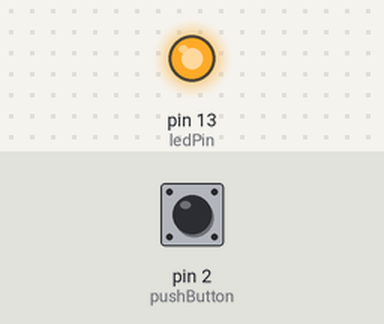
Recording of a sketch running on a simulated Arduino Uno, built with avr-gcc and run on an emulated ATmega328P. Shown: output pins drawn as LEDs (lit = HIGH). The inputs (shaded band) are chosen by the test bench; at power-on: pin 2 (pushButton) HIGH. What the sketch prints to the serial monitor is not drawn.

Above: at 1.2 s.
1.3 s: pin 2 (pushButton) pulled LOW for 0.15 s
At 1.37 s:
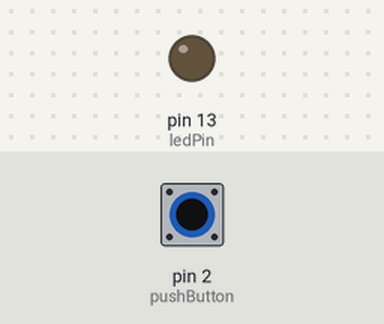
2.9 s: pin 2 (pushButton) pulled LOW for 3.2 s
At 6.6 s:
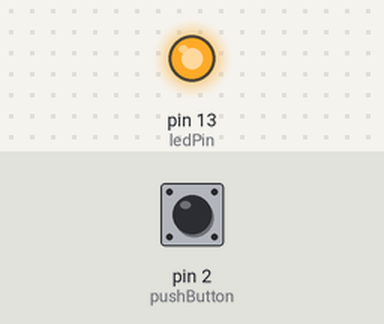
Timing chart, 0 to 8.1 s (numbered marks = the images above; inputs shaded):
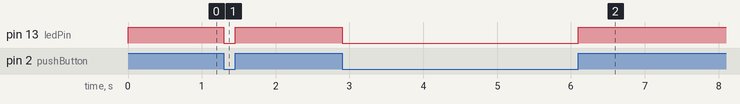

The sketch:

0515.ino
```cpp
int ledPin = 13;
int pushButton = 2;
int buttonState = 0;
// the setup routine runs once when you press reset:
void setup() {
  // initialize serial communication at 9600 bits per second:
  Serial.begin(9600);
  // make the pushbutton's pin an input:
  pinMode(pushButton, INPUT);
  pinMode(ledPin, OUTPUT);
}

// the loop routine runs over and over again forever:
void loop() {
  // read the input pin:
  int buttonState = digitalRead(pushButton);
  if(buttonState==0){
    digitalWrite(ledPin, LOW);
  }else{
    digitalWrite(ledPin, HIGH);
  }
  // print out the state of the button:
  Serial.println(buttonState);
  delay(1);  // delay in between reads for stability
}
```

Measured:
- after the input at 1.3 s, pin 13 (ledPin): HIGH → LOW at once, → HIGH 0.15 s later
- after the input at 2.9 s, pin 13 (ledPin): HIGH → LOW at once, → HIGH 3.2 s later
